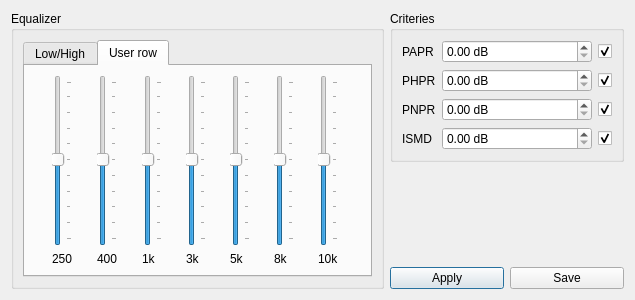
<?xml version="1.0" encoding="UTF-8"?>
<ui version="4.0">
 <class>DebugDialog</class>
 <widget class="QDialog" name="DebugDialog">
  <property name="geometry">
   <rect>
    <x>0</x>
    <y>0</y>
    <width>635</width>
    <height>300</height>
   </rect>
  </property>
  <property name="windowTitle">
   <string>Dialog</string>
  </property>
  <layout class="QGridLayout" name="gridLayout">
   <item row="0" column="0" rowspan="3">
    <widget class="QGroupBox" name="groupBox_2">
     <property name="title">
      <string>Equalizer</string>
     </property>
     <layout class="QVBoxLayout" name="verticalLayout">
      <item>
       <widget class="QTabWidget" name="tabWidget">
        <property name="currentIndex">
         <number>1</number>
        </property>
        <widget class="QWidget" name="tab">
         <attribute name="title">
          <string>Low/High</string>
         </attribute>
         <layout class="QGridLayout" name="gridLayout_3">
          <item row="0" column="0">
           <widget class="QLabel" name="label_5">
            <property name="text">
             <string>HIGH</string>
            </property>
           </widget>
          </item>
          <item row="2" column="1">
           <widget class="QDial" name="dial_2">
            <property name="notchesVisible">
             <bool>true</bool>
            </property>
           </widget>
          </item>
          <item row="1" column="0">
           <widget class="QLabel" name="label_7">
            <property name="text">
             <string>MID</string>
            </property>
           </widget>
          </item>
          <item row="2" column="0">
           <widget class="QLabel" name="label_6">
            <property name="text">
             <string>LOW</string>
            </property>
           </widget>
          </item>
          <item row="0" column="1">
           <widget class="QDial" name="dial">
            <property name="maximum">
             <number>99</number>
            </property>
            <property name="orientation">
             <enum>Qt::Horizontal</enum>
            </property>
            <property name="invertedAppearance">
             <bool>false</bool>
            </property>
            <property name="invertedControls">
             <bool>false</bool>
            </property>
            <property name="wrapping">
             <bool>false</bool>
            </property>
            <property name="notchesVisible">
             <bool>true</bool>
            </property>
           </widget>
          </item>
          <item row="1" column="1">
           <widget class="QDial" name="dial_3">
            <property name="notchesVisible">
             <bool>true</bool>
            </property>
           </widget>
          </item>
         </layout>
        </widget>
        <widget class="QWidget" name="tab_2">
         <attribute name="title">
          <string>User row</string>
         </attribute>
         <layout class="QGridLayout" name="gridLayout_4">
          <item row="3" column="6">
           <widget class="QLabel" name="label_12">
            <property name="text">
             <string>5k </string>
            </property>
           </widget>
          </item>
          <item row="3" column="5">
           <widget class="QLabel" name="label_11">
            <property name="text">
             <string>3k </string>
            </property>
           </widget>
          </item>
          <item row="2" column="7">
           <widget class="QSlider" name="verticalSlider_6">
            <property name="value">
             <number>50</number>
            </property>
            <property name="orientation">
             <enum>Qt::Vertical</enum>
            </property>
            <property name="tickPosition">
             <enum>QSlider::TicksBelow</enum>
            </property>
           </widget>
          </item>
          <item row="2" column="5">
           <widget class="QSlider" name="verticalSlider_4">
            <property name="value">
             <number>50</number>
            </property>
            <property name="orientation">
             <enum>Qt::Vertical</enum>
            </property>
            <property name="tickPosition">
             <enum>QSlider::TicksBelow</enum>
            </property>
           </widget>
          </item>
          <item row="2" column="4">
           <widget class="QSlider" name="verticalSlider_3">
            <property name="value">
             <number>50</number>
            </property>
            <property name="orientation">
             <enum>Qt::Vertical</enum>
            </property>
            <property name="tickPosition">
             <enum>QSlider::TicksBelow</enum>
            </property>
           </widget>
          </item>
          <item row="2" column="3">
           <widget class="QSlider" name="verticalSlider_2">
            <property name="value">
             <number>50</number>
            </property>
            <property name="orientation">
             <enum>Qt::Vertical</enum>
            </property>
            <property name="tickPosition">
             <enum>QSlider::TicksBelow</enum>
            </property>
           </widget>
          </item>
          <item row="3" column="4">
           <widget class="QLabel" name="label_10">
            <property name="text">
             <string>1k </string>
            </property>
           </widget>
          </item>
          <item row="2" column="6">
           <widget class="QSlider" name="verticalSlider_5">
            <property name="value">
             <number>50</number>
            </property>
            <property name="orientation">
             <enum>Qt::Vertical</enum>
            </property>
            <property name="tickPosition">
             <enum>QSlider::TicksBelow</enum>
            </property>
           </widget>
          </item>
          <item row="2" column="2">
           <widget class="QSlider" name="verticalSlider">
            <property name="value">
             <number>50</number>
            </property>
            <property name="orientation">
             <enum>Qt::Vertical</enum>
            </property>
            <property name="tickPosition">
             <enum>QSlider::TicksBelow</enum>
            </property>
           </widget>
          </item>
          <item row="3" column="3">
           <widget class="QLabel" name="label_9">
            <property name="text">
             <string>400</string>
            </property>
           </widget>
          </item>
          <item row="3" column="2">
           <widget class="QLabel" name="label_8">
            <property name="text">
             <string>250</string>
            </property>
           </widget>
          </item>
          <item row="3" column="7">
           <widget class="QLabel" name="label_13">
            <property name="text">
             <string>8k</string>
            </property>
           </widget>
          </item>
          <item row="2" column="8">
           <widget class="QSlider" name="verticalSlider_7">
            <property name="value">
             <number>50</number>
            </property>
            <property name="orientation">
             <enum>Qt::Vertical</enum>
            </property>
            <property name="tickPosition">
             <enum>QSlider::TicksBelow</enum>
            </property>
           </widget>
          </item>
          <item row="3" column="8">
           <widget class="QLabel" name="label_14">
            <property name="text">
             <string>10k</string>
            </property>
           </widget>
          </item>
         </layout>
        </widget>
       </widget>
      </item>
     </layout>
    </widget>
   </item>
   <item row="2" column="1">
    <widget class="QPushButton" name="applyButton">
     <property name="text">
      <string>Apply</string>
     </property>
    </widget>
   </item>
   <item row="2" column="2">
    <widget class="QPushButton" name="saveButton">
     <property name="text">
      <string>Save</string>
     </property>
    </widget>
   </item>
   <item row="0" column="1" colspan="2">
    <widget class="QGroupBox" name="groupBox">
     <property name="title">
      <string>Criteries</string>
     </property>
     <layout class="QGridLayout" name="gridLayout_2">
      <item row="2" column="0">
       <widget class="QLabel" name="label_2">
        <property name="text">
         <string>PHPR</string>
        </property>
       </widget>
      </item>
      <item row="3" column="0">
       <widget class="QLabel" name="label_3">
        <property name="text">
         <string>PNPR</string>
        </property>
       </widget>
      </item>
      <item row="3" column="2">
       <widget class="QCheckBox" name="pnprEnabled">
        <property name="text">
         <string/>
        </property>
        <property name="checked">
         <bool>true</bool>
        </property>
       </widget>
      </item>
      <item row="0" column="1">
       <widget class="QDoubleSpinBox" name="paprSpin">
        <property name="minimumSize">
         <size>
          <width>150</width>
          <height>0</height>
         </size>
        </property>
        <property name="prefix">
         <string/>
        </property>
        <property name="suffix">
         <string> dB</string>
        </property>
        <property name="decimals">
         <number>2</number>
        </property>
       </widget>
      </item>
      <item row="0" column="0">
       <widget class="QLabel" name="label">
        <property name="text">
         <string>PAPR</string>
        </property>
       </widget>
      </item>
      <item row="0" column="2">
       <widget class="QCheckBox" name="paprEnabled">
        <property name="text">
         <string/>
        </property>
        <property name="checked">
         <bool>true</bool>
        </property>
       </widget>
      </item>
      <item row="4" column="0">
       <widget class="QLabel" name="label_4">
        <property name="text">
         <string>ISMD</string>
        </property>
       </widget>
      </item>
      <item row="2" column="1">
       <widget class="QDoubleSpinBox" name="phprSpin">
        <property name="minimumSize">
         <size>
          <width>150</width>
          <height>0</height>
         </size>
        </property>
        <property name="prefix">
         <string/>
        </property>
        <property name="suffix">
         <string> dB</string>
        </property>
        <property name="decimals">
         <number>2</number>
        </property>
       </widget>
      </item>
      <item row="3" column="1">
       <widget class="QDoubleSpinBox" name="pnprSpin">
        <property name="minimumSize">
         <size>
          <width>150</width>
          <height>0</height>
         </size>
        </property>
        <property name="prefix">
         <string/>
        </property>
        <property name="suffix">
         <string> dB</string>
        </property>
        <property name="decimals">
         <number>2</number>
        </property>
       </widget>
      </item>
      <item row="4" column="2">
       <widget class="QCheckBox" name="ismdEnabled">
        <property name="text">
         <string/>
        </property>
        <property name="checked">
         <bool>true</bool>
        </property>
       </widget>
      </item>
      <item row="4" column="1">
       <widget class="QDoubleSpinBox" name="ismdSpin">
        <property name="minimumSize">
         <size>
          <width>150</width>
          <height>0</height>
         </size>
        </property>
        <property name="prefix">
         <string/>
        </property>
        <property name="suffix">
         <string> dB</string>
        </property>
        <property name="decimals">
         <number>2</number>
        </property>
       </widget>
      </item>
      <item row="2" column="2">
       <widget class="QCheckBox" name="phprEnabled">
        <property name="text">
         <string/>
        </property>
        <property name="checked">
         <bool>true</bool>
        </property>
       </widget>
      </item>
     </layout>
    </widget>
   </item>
   <item row="1" column="1" colspan="2">
    <spacer name="verticalSpacer">
     <property name="orientation">
      <enum>Qt::Vertical</enum>
     </property>
     <property name="sizeHint" stdset="0">
      <size>
       <width>20</width>
       <height>40</height>
      </size>
     </property>
    </spacer>
   </item>
  </layout>
 </widget>
 <resources/>
 <connections/>
</ui>
